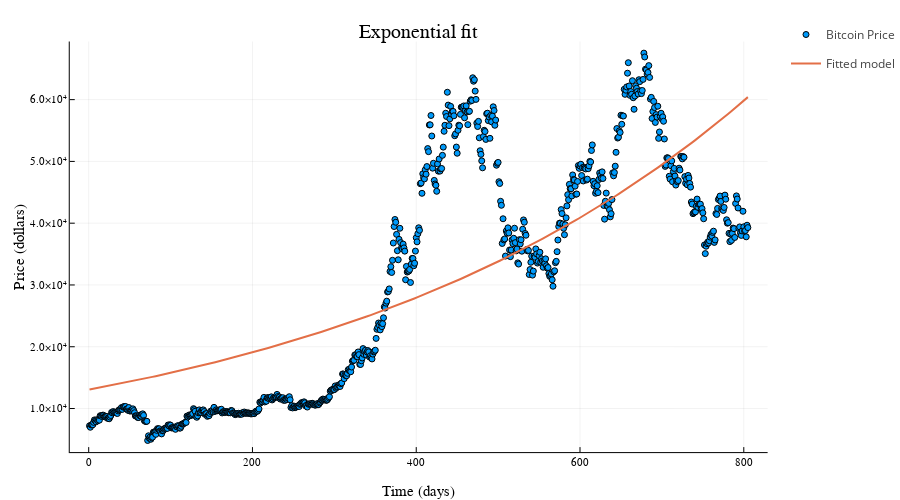

The code cell stored with this chart in its notebook:
### Markdown cell above
### Exponential Model

I will use the solver "LsqFit" for Julia, which according to documentation only utilizes the Levenberg-Marquardt algorithm for non-linear fitting.

### Code cell
using LsqFit
using Plots

function exponentialModel()
    # I provide the model an initial state to start iterating
    p0 = [0.5, 0.5]      
    
    # I define the model that will be used, in this case, an exponential model
    model(t, p) = p[1] * exp.(-p[2] * t)    

    # I provide the x and y data for the model
    xdata = D
    ydata = reverse(bit)

    # I call the method to find and plot the solution
    nlin_fit(model, xdata, ydata, p0)
end

function nlin_fit(model, xdata, ydata, p0)
    # Method to find the coefficients that better fit
    nlinfit = curve_fit(model, xdata, ydata, p0)
    pfit = nlinfit.param
    println("Coefficients for the model")
    print(pfit)
    xlin = range(xdata[1], xdata[end], length=200)

    scatter(xdata, ydata, markersize=3, size = (900, 500),legend=:topright, label="Bitcoin Price")
    plot!(xlin, model(xlin, [pfit[1], pfit[2]]), linewidth=2, label="Fitted model", dpi=200)

    xaxis!("Time (days)")
    yaxis!("Price (dollars)")
    title!("Exponential fit")
end

exponentialModel()

### Figure 1 — Plotly figure (JSON) as saved in the notebook; plotly's stock layout.template omitted (floating-point values rounded to 4 significant figures; data arrays with more than 128 entries replaced by an {"elided": "..."} marker saying what was removed)
{"data": [{"colorbar": {"title": ""}, "legendgroup": "Bitcoin Price", "marker": {"color": "rgba(0, 154, 250, 1.000)", "line": {"color": "rgba(0, 0, 0, 1.000)", "width": 1}, "size": 6, "symbol": "circle"}, "mode": "markers", "name": "Bitcoin Price", "showlegend": true, "type": "scatter", "x": {"elided": "805 int values"}, "xaxis": "x", "y": {"elided": "805 float values"}, "yaxis": "y", "zmax": null, "zmin": null}, {"colorbar": {"title": ""}, "legendgroup": "Fitted model", "line": {"color": "rgba(227, 111, 71, 1.000)", "dash": "solid", "shape": "linear", "width": 2}, "mode": "lines", "name": "Fitted model", "showlegend": true, "type": "scatter", "x": {"elided": "200 float values"}, "xaxis": "x", "y": {"elided": "200 float values"}, "yaxis": "y", "zmax": null, "zmin": null}], "layout": {"annotations": [{"font": {"color": "rgba(0, 0, 0, 1.000)", "family": "sans-serif", "size": 20}, "rotation": 0, "showarrow": false, "text": "Exponential fit", "x": 0.5431, "xanchor": "center", "xref": "paper", "y": 1, "yanchor": "top", "yref": "paper"}], "height": 500, "legend_position": {"bgcolor": "rgba(255, 255, 255, 1.000)", "bordercolor": "rgba(0, 0, 0, 1.000)", "borderwidth": 1, "font": {"color": "rgba(0, 0, 0, 1.000)", "family": "sans-serif", "size": 11}, "title": {"font": {"color": "rgba(0, 0, 0, 1.000)", "family": "sans-serif", "size": 15}, "text": ""}, "tracegroupgap": 0, "traceorder": "normal", "x": 1, "xanchor": "right", "y": 1, "yanchor": "top"}, "margin": {"b": 20, "l": 0, "r": 0, "t": 20}, "paper_bgcolor": "rgba(255, 255, 255, 1.000)", "plot_bgcolor": "rgba(255, 255, 255, 1.000)", "showlegend": true, "width": 900, "xaxis": {"anchor": "y", "domain": [0.09049, 0.9956], "gridcolor": "rgba(0, 0, 0, 0.100)", "gridwidth": 0.5, "linecolor": "rgba(0, 0, 0, 1.000)", "mirror": false, "range": [-23.12, 829.1], "showgrid": true, "showline": true, "showticklabels": true, "tickangle": 0, "tickcolor": "rgb(0, 0, 0)", "tickfont": {"color": "rgba(0, 0, 0, 1.000)", "family": "sans-serif", "size": 11}, "tickmode": "array", "ticks": "inside", "ticktext": ["0", "200", "400", "600", "800"], "tickvals": [0, 200, 400, 600, 800], "title": "Time (days)", "titlefont": {"color": "rgba(0, 0, 0, 1.000)", "family": "sans-serif", "size": 15}, "type": "-", "visible": true, "zeroline": false, "zerolinecolor": "rgba(0, 0, 0, 1.000)"}, "yaxis": {"anchor": "x", "domain": [0.06065, 0.9532], "gridcolor": "rgba(0, 0, 0, 0.100)", "gridwidth": 0.5, "linecolor": "rgba(0, 0, 0, 1.000)", "mirror": false, "range": [2945.0, 69410.0], "showgrid": true, "showline": true, "showticklabels": true, "tickangle": 0, "tickcolor": "rgb(0, 0, 0)", "tickfont": {"color": "rgba(0, 0, 0, 1.000)", "family": "sans-serif", "size": 11}, "tickmode": "array", "ticks": "inside", "ticktext": ["1.0×10⁴", "2.0×10⁴", "3.0×10⁴", "4.0×10⁴", "5.0×10⁴", "6.0×10⁴"], "tickvals": [10000, 20000, 30000, 40000, 50000, 60000], "title": "Price (dollars)", "titlefont": {"color": "rgba(0, 0, 0, 1.000)", "family": "sans-serif", "size": 15}, "type": "-", "visible": true, "zeroline": false, "zerolinecolor": "rgba(0, 0, 0, 1.000)"}}}
